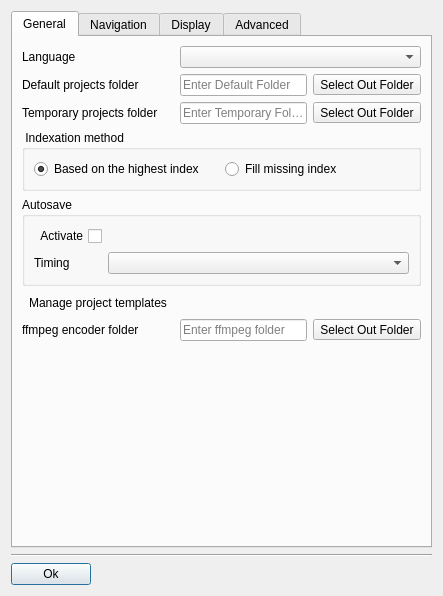
<?xml version="1.0" encoding="UTF-8"?>
<ui version="4.0">
 <class>DialogSettings</class>
 <widget class="QDialog" name="DialogSettings">
  <property name="geometry">
   <rect>
    <x>0</x>
    <y>0</y>
    <width>373</width>
    <height>475</height>
   </rect>
  </property>
  <property name="windowTitle">
   <string>General settings</string>
  </property>
  <property name="modal">
   <bool>true</bool>
  </property>
  <layout class="QGridLayout" name="gridLayout" rowstretch="0,0,0,0,0,0,0,0,0,0,0,0,0,0,0,0,0,0,0,0,0">
   <item row="20" column="0" colspan="4">
    <layout class="QHBoxLayout" name="horizontalLayout">
     <item>
      <widget class="QPushButton" name="okButton">
       <property name="sizePolicy">
        <sizepolicy hsizetype="Preferred" vsizetype="Fixed">
         <horstretch>0</horstretch>
         <verstretch>0</verstretch>
        </sizepolicy>
       </property>
       <property name="text">
        <string>Ok</string>
       </property>
      </widget>
     </item>
     <item>
      <spacer name="horizontalSpacer">
       <property name="orientation">
        <enum>Qt::Horizontal</enum>
       </property>
       <property name="sizeHint" stdset="0">
        <size>
         <width>40</width>
         <height>20</height>
        </size>
       </property>
      </spacer>
     </item>
    </layout>
   </item>
   <item row="19" column="0" colspan="4">
    <widget class="Line" name="line">
     <property name="sizePolicy">
      <sizepolicy hsizetype="Expanding" vsizetype="Fixed">
       <horstretch>0</horstretch>
       <verstretch>0</verstretch>
      </sizepolicy>
     </property>
     <property name="orientation">
      <enum>Qt::Horizontal</enum>
     </property>
    </widget>
   </item>
   <item row="10" column="0" colspan="4">
    <widget class="QTabWidget" name="tabWidget">
     <property name="sizePolicy">
      <sizepolicy hsizetype="Preferred" vsizetype="Expanding">
       <horstretch>0</horstretch>
       <verstretch>0</verstretch>
      </sizepolicy>
     </property>
     <property name="currentIndex">
      <number>0</number>
     </property>
     <widget class="QWidget" name="tab">
      <attribute name="title">
       <string>General</string>
      </attribute>
      <layout class="QGridLayout" name="gridLayout_7">
      <item row="8" column="0">
       <spacer name="verticalSpacer">
        <property name="orientation">
         <enum>Qt::Vertical</enum>
        </property>
        <property name="sizeHint" stdset="0">
         <size>
          <width>20</width>
          <height>40</height>
         </size>
        </property>
       </spacer>
      </item>
       <item row="5" column="0" colspan="3">
        <widget class="QGroupBox" name="autoSaveBox">
         <property name="title">
          <string>Autosave</string>
         </property>
         <layout class="QGridLayout" name="gridLayout_5">
          <item row="1" column="1">
           <spacer name="horizontalSpacer_2">
            <property name="orientation">
             <enum>Qt::Horizontal</enum>
            </property>
            <property name="sizeHint" stdset="0">
             <size>
              <width>40</width>
              <height>0</height>
             </size>
            </property>
           </spacer>
          </item>
          <item row="2" column="1">
           <widget class="QComboBox" name="autosaveTimingComboBox"/>
          </item>
          <item row="1" column="0">
           <widget class="QCheckBox" name="autosaveActivateCheckBox">
            <property name="layoutDirection">
             <enum>Qt::RightToLeft</enum>
            </property>
            <property name="text">
             <string>Activate</string>
            </property>
           </widget>
          </item>
          <item row="2" column="0">
           <widget class="QLabel" name="timingLabel">
            <property name="text">
             <string>Timing</string>
            </property>
           </widget>
          </item>
         </layout>
        </widget>
       </item>
       <item row="2" column="0">
        <widget class="QLabel" name="projectLabel">
         <property name="text">
          <string>Default projects folder</string>
         </property>
        </widget>
       </item>
       <item row="3" column="0">
        <widget class="QLabel" name="tempLabel">
         <property name="text">
          <string>Temporary projects folder</string>
         </property>
        </widget>
       </item>
       <item row="3" column="1">
        <widget class="QLineEdit" name="lineEdit_temporary">
         <property name="placeholderText">
          <string>Enter Temporary Folder</string>
         </property>
        </widget>
       </item>
       <item row="4" column="0" colspan="3">
        <widget class="QGroupBox" name="indexationBox">
         <property name="title">
          <string> Indexation method</string>
         </property>
         <layout class="QGridLayout" name="gridLayout_6">
          <item row="0" column="0">
           <widget class="QRadioButton" name="highestIndexRadioButton">
            <property name="text">
             <string>Based on the highest index</string>
            </property>
            <property name="checked">
             <bool>true</bool>
            </property>
           </widget>
          </item>
          <item row="0" column="1">
           <widget class="QRadioButton" name="fillMissingRadioButton">
            <property name="text">
             <string>Fill missing index</string>
            </property>
           </widget>
          </item>
         </layout>
        </widget>
       </item>
       <item row="0" column="1" colspan="2">
        <widget class="QComboBox" name="langageComboBox"/>
       </item>
      <item row="6" column="0">
       <widget class="QToolButton" name="templateProjectBtn">
         <property name="sizePolicy">
          <sizepolicy hsizetype="Minimum" vsizetype="Fixed">
           <horstretch>0</horstretch>
           <verstretch>0</verstretch>
          </sizepolicy>
         </property>
         <property name="toolTip">
          <string>Open white project</string>
         </property>
         <property name="text">
          <string>Manage project templates</string>
         </property>
         <property name="icon">
          <iconset resource="../../../openscantools.qrc">
           <normaloff>:/icons/100x100/open_project.png</normaloff>:/icons/100x100/open_project.png</iconset>
         </property>
         <property name="iconSize">
          <size>
           <width>20</width>
           <height>20</height>
          </size>
         </property>
         <property name="toolButtonStyle">
          <enum>Qt::ToolButtonTextBesideIcon</enum>
         </property>
         <property name="autoRaise">
          <bool>true</bool>
        </property>
       </widget>
      </item>
      <item row="7" column="0">
       <widget class="QLabel" name="label_ffmpegFolder">
        <property name="text">
         <string>ffmpeg encoder folder</string>
        </property>
       </widget>
      </item>
      <item row="7" column="1">
       <widget class="QLineEdit" name="lineEdit_ffmpeg">
        <property name="placeholderText">
         <string>Enter ffmpeg folder</string>
        </property>
       </widget>
      </item>
      <item row="7" column="2">
       <widget class="QToolButton" name="toolButton_ffmpegFolder">
        <property name="text">
         <string>Select Out Folder</string>
        </property>
        <property name="icon">
         <iconset resource="../../../openscantools.qrc">
          <normaloff>:/icons/100x100/open_project.png</normaloff>:/icons/100x100/open_project.png</iconset>
        </property>
       </widget>
      </item>
       <item row="2" column="1">
        <widget class="QLineEdit" name="lineEdit_project">
         <property name="placeholderText">
          <string>Enter Default Folder</string>
         </property>
        </widget>
       </item>
       <item row="3" column="2">
        <widget class="QToolButton" name="toolButton_temporary">
         <property name="text">
          <string>Select Out Folder</string>
         </property>
         <property name="icon">
          <iconset resource="../../../openscantools.qrc">
           <normaloff>:/icons/100x100/open_project.png</normaloff>:/icons/100x100/open_project.png</iconset>
         </property>
        </widget>
       </item>
       <item row="2" column="2">
        <widget class="QToolButton" name="toolButton_folder">
         <property name="text">
          <string>Select Out Folder</string>
         </property>
         <property name="icon">
          <iconset resource="../../../openscantools.qrc">
           <normaloff>:/icons/100x100/open_project.png</normaloff>:/icons/100x100/open_project.png</iconset>
         </property>
        </widget>
       </item>
       <item row="0" column="0">
        <widget class="QLabel" name="langageLabel">
         <property name="text">
          <string>Language</string>
         </property>
        </widget>
       </item>
      </layout>
     </widget>
     <widget class="QWidget" name="tab_2">
      <attribute name="title">
       <string>Navigation</string>
      </attribute>
      <layout class="QGridLayout" name="gridLayout_8">
       <item row="2" column="1">
        <widget class="QCheckBox" name="mouseCheckBox">
         <property name="sizePolicy">
          <sizepolicy hsizetype="Preferred" vsizetype="Fixed">
           <horstretch>0</horstretch>
           <verstretch>0</verstretch>
          </sizepolicy>
         </property>
         <property name="layoutDirection">
          <enum>Qt::RightToLeft</enum>
         </property>
         <property name="text">
          <string>Invert mouse wheel</string>
         </property>
        </widget>
       </item>
       <item row="2" column="0">
        <widget class="QCheckBox" name="invertCameraRotationCheckBox">
         <property name="layoutDirection">
          <enum>Qt::RightToLeft</enum>
         </property>
         <property name="text">
          <string>Invert camera perspective rotation</string>
         </property>
        </widget>
       </item>
       <item row="3" column="0" colspan="2">
        <widget class="QGroupBox" name="examBox">
         <property name="title">
          <string>Exam settings</string>
         </property>
         <layout class="QGridLayout" name="gridLayout_3">
          <item row="3" column="0">
           <widget class="QLabel" name="label_6">
            <property name="text">
             <string>Examine minimum distance</string>
            </property>
           </widget>
          </item>
          <item row="1" column="0">
           <widget class="QCheckBox" name="centeringTargetExamineCheckBox">
            <property name="sizePolicy">
             <sizepolicy hsizetype="Preferred" vsizetype="Fixed">
              <horstretch>0</horstretch>
              <verstretch>0</verstretch>
             </sizepolicy>
            </property>
            <property name="layoutDirection">
             <enum>Qt::RightToLeft</enum>
            </property>
            <property name="text">
             <string>Center view on examine target</string>
            </property>
            <property name="checked">
             <bool>true</bool>
            </property>
            <property name="tristate">
             <bool>false</bool>
            </property>
           </widget>
          </item>
          <item row="2" column="0">
           <widget class="QCheckBox" name="keepExamineOnPanBox">
            <property name="sizePolicy">
             <sizepolicy hsizetype="Preferred" vsizetype="Fixed">
              <horstretch>0</horstretch>
              <verstretch>0</verstretch>
             </sizepolicy>
            </property>
            <property name="layoutDirection">
             <enum>Qt::RightToLeft</enum>
            </property>
            <property name="text">
             <string>Keep examine on pan</string>
            </property>
           </widget>
          </item>
          <item row="1" column="1" colspan="2">
           <widget class="QCheckBox" name="examineDisplayCheckBox">
            <property name="sizePolicy">
             <sizepolicy hsizetype="Preferred" vsizetype="Fixed">
              <horstretch>0</horstretch>
              <verstretch>0</verstretch>
             </sizepolicy>
            </property>
            <property name="layoutDirection">
             <enum>Qt::RightToLeft</enum>
            </property>
            <property name="text">
             <string>Display examine target</string>
            </property>
           </widget>
          </item>
          <item row="3" column="1">
           <widget class="QDoubleEdit" name="examineMinimumDistanceLineEdit">
            <property name="text">
             <string>0.250</string>
            </property>
           </widget>
          </item>
         </layout>
        </widget>
       </item>
       <item row="4" column="0" colspan="2">
        <widget class="QGroupBox" name="decimationBox">
         <property name="title">
          <string>Dynamic decimation</string>
         </property>
         <layout class="QGridLayout" name="gridLayout_2">
          <item row="3" column="0">
           <widget class="QRadioButton" name="dynamicDecimationRB">
            <property name="text">
             <string>Adaptative</string>
            </property>
           </widget>
          </item>
          <item row="1" column="0">
           <widget class="QRadioButton" name="constantDecimationRB">
            <property name="text">
             <string>Constant</string>
            </property>
            <property name="checked">
             <bool>false</bool>
            </property>
           </widget>
          </item>
          <item row="1" column="2">
           <widget class="QLabel" name="constantDecimationLabel">
            <property name="text">
             <string>50%</string>
            </property>
           </widget>
          </item>
          <item row="1" column="3">
           <widget class="QSlider" name="constantDecimationSlider">
            <property name="enabled">
             <bool>false</bool>
            </property>
            <property name="minimum">
             <number>5</number>
            </property>
            <property name="maximum">
             <number>80</number>
            </property>
            <property name="singleStep">
             <number>5</number>
            </property>
            <property name="pageStep">
             <number>5</number>
            </property>
            <property name="value">
             <number>50</number>
            </property>
            <property name="orientation">
             <enum>Qt::Horizontal</enum>
            </property>
            <property name="tickPosition">
             <enum>QSlider::TicksAbove</enum>
            </property>
           </widget>
          </item>
          <item row="3" column="3">
           <widget class="QLineEdit" name="minDecimationValue">
            <property name="enabled">
             <bool>false</bool>
            </property>
            <property name="text">
             <string>10</string>
            </property>
           </widget>
          </item>
          <item row="0" column="0">
           <widget class="QRadioButton" name="noDecimationRB">
            <property name="text">
             <string>No decimation</string>
            </property>
            <property name="checked">
             <bool>true</bool>
            </property>
           </widget>
          </item>
          <item row="3" column="2">
           <widget class="QLabel" name="minDecimationLabel">
            <property name="text">
             <string>minimum %</string>
            </property>
           </widget>
          </item>
         </layout>
        </widget>
       </item>
       <item row="6" column="0" colspan="2">
        <widget class="QGroupBox" name="speedBox">
         <property name="title">
          <string>Camera speed settings</string>
         </property>
         <layout class="QGridLayout" name="gridLayout_10">
          <item row="1" column="3">
           <widget class="QLabel" name="label_9">
            <property name="layoutDirection">
             <enum>Qt::LeftToRight</enum>
            </property>
            <property name="text">
             <string>Fast</string>
            </property>
            <property name="alignment">
             <set>Qt::AlignRight|Qt::AlignTrailing|Qt::AlignVCenter</set>
            </property>
           </widget>
          </item>
          <item row="3" column="0">
           <widget class="QLabel" name="label_5">
            <property name="text">
             <string>Examine rotation</string>
            </property>
           </widget>
          </item>
          <item row="3" column="1" colspan="3">
           <widget class="QSlider" name="examineRotationSlider">
            <property name="maximum">
             <number>200</number>
            </property>
            <property name="value">
             <number>100</number>
            </property>
            <property name="orientation">
             <enum>Qt::Horizontal</enum>
            </property>
            <property name="tickPosition">
             <enum>QSlider::NoTicks</enum>
            </property>
           </widget>
          </item>
          <item row="2" column="0">
           <widget class="QLabel" name="label_4">
            <property name="text">
             <string>Translation</string>
            </property>
           </widget>
          </item>
          <item row="1" column="2">
           <widget class="QLabel" name="label_7">
            <property name="text">
             <string>Medium</string>
            </property>
            <property name="alignment">
             <set>Qt::AlignCenter</set>
            </property>
           </widget>
          </item>
          <item row="2" column="1" colspan="3">
           <widget class="QSlider" name="translationSpeedSlider">
            <property name="maximum">
             <number>200</number>
            </property>
            <property name="value">
             <number>100</number>
            </property>
            <property name="orientation">
             <enum>Qt::Horizontal</enum>
            </property>
            <property name="tickPosition">
             <enum>QSlider::TicksAbove</enum>
            </property>
           </widget>
          </item>
          <item row="1" column="1">
           <widget class="QLabel" name="label_8">
            <property name="text">
             <string>Slow</string>
            </property>
           </widget>
          </item>
          <item row="2" column="4">
           <widget class="QDoubleSpinBox" name="translationSpeedSpinBox">
            <property name="maximum">
             <double>2.000000000000000</double>
            </property>
            <property name="singleStep">
             <double>0.010000000000000</double>
            </property>
            <property name="value">
             <double>1.000000000000000</double>
            </property>
           </widget>
          </item>
          <item row="3" column="4">
           <widget class="QDoubleSpinBox" name="examineRotationSpinBox">
            <property name="maximum">
             <double>2.000000000000000</double>
            </property>
            <property name="singleStep">
             <double>0.010000000000000</double>
            </property>
            <property name="value">
             <double>1.000000000000000</double>
            </property>
           </widget>
          </item>
         </layout>
        </widget>
       </item>
       <item row="7" column="0" colspan="2">
        <spacer name="verticalSpacer_2">
         <property name="orientation">
          <enum>Qt::Vertical</enum>
         </property>
         <property name="sizeHint" stdset="0">
          <size>
           <width>20</width>
           <height>40</height>
          </size>
         </property>
        </spacer>
       </item>
      </layout>
     </widget>
     <widget class="QWidget" name="tab_3">
      <attribute name="title">
       <string>Display</string>
      </attribute>
      <layout class="QGridLayout" name="gridLayout_9">
       <item row="1" column="2" colspan="3">
        <widget class="QGroupBox" name="valueDisplayBox">
         <property name="sizePolicy">
          <sizepolicy hsizetype="Expanding" vsizetype="Preferred">
           <horstretch>0</horstretch>
           <verstretch>0</verstretch>
          </sizepolicy>
         </property>
         <property name="title">
          <string>Value display settings</string>
         </property>
         <layout class="QGridLayout" name="gridLayout_4">
          <property name="sizeConstraint">
           <enum>QLayout::SetDefaultConstraint</enum>
          </property>
          <item row="1" column="1">
           <widget class="QComboBox" name="distanceUnitBox"/>
          </item>
          <item row="1" column="0">
           <widget class="QLabel" name="label">
            <property name="text">
             <string>Distances, length unit</string>
            </property>
           </widget>
          </item>
          <item row="2" column="1">
           <widget class="QComboBox" name="diameterUnitBox"/>
          </item>
          <item row="0" column="0">
           <widget class="QLabel" name="digitLabel">
            <property name="text">
             <string>Digits to display</string>
            </property>
           </widget>
          </item>
          <item row="2" column="0">
           <widget class="QLabel" name="label_2">
            <property name="text">
             <string>Diameter, structure unit</string>
            </property>
           </widget>
          </item>
          <item row="0" column="1">
           <widget class="QSpinBox" name="spinBox_digits">
            <property name="sizePolicy">
             <sizepolicy hsizetype="Preferred" vsizetype="Fixed">
              <horstretch>0</horstretch>
              <verstretch>0</verstretch>
             </sizepolicy>
            </property>
           </widget>
          </item>
          <item row="3" column="0">
           <widget class="QLabel" name="label_10">
            <property name="text">
             <string>Volume unit</string>
            </property>
           </widget>
          </item>
          <item row="3" column="1">
           <widget class="QComboBox" name="volumeUnitBox"/>
          </item>
         </layout>
        </widget>
       </item>
       <item row="7" column="3">
        <widget class="QToolButton" name="toolButtonGuizmo">
         <property name="text">
          <string>...</string>
         </property>
         <property name="icon">
          <iconset resource="../../../openscantools.qrc">
           <normaloff>:/icons/100x100/coordinate_system.png</normaloff>:/icons/100x100/coordinate_system.png</iconset>
         </property>
        </widget>
       </item>
       <item row="2" column="2" colspan="3">
        <widget class="QGroupBox" name="groupBox">
         <property name="title">
          <string>Point Cloud display limits</string>
         </property>
         <layout class="QGridLayout" name="gridLayout_11">
          <item row="3" column="0">
           <widget class="QLabel" name="label_orthographic">
            <property name="text">
             <string>Orthographic Limits</string>
            </property>
           </widget>
          </item>
          <item row="0" column="0" rowspan="2">
           <widget class="QLabel" name="label_perspective">
            <property name="text">
             <string>Perpective Limits</string>
            </property>
           </widget>
          </item>
          <item row="0" column="1" rowspan="2" colspan="2">
           <widget class="QSlider" name="slider_perspDistances">
            <property name="sizePolicy">
             <sizepolicy hsizetype="Expanding" vsizetype="Fixed">
              <horstretch>0</horstretch>
              <verstretch>0</verstretch>
             </sizepolicy>
            </property>
            <property name="minimum">
             <number>-16</number>
            </property>
            <property name="maximum">
             <number>8</number>
            </property>
            <property name="orientation">
             <enum>Qt::Horizontal</enum>
            </property>
            <property name="tickPosition">
             <enum>QSlider::TicksAbove</enum>
            </property>
            <property name="tickInterval">
             <number>1</number>
            </property>
           </widget>
          </item>
          <item row="3" column="1" colspan="2">
           <widget class="QSlider" name="slider_orthoDistances">
            <property name="sizePolicy">
             <sizepolicy hsizetype="Expanding" vsizetype="Fixed">
              <horstretch>0</horstretch>
              <verstretch>0</verstretch>
             </sizepolicy>
            </property>
            <property name="minimum">
             <number>-8</number>
            </property>
            <property name="maximum">
             <number>16</number>
            </property>
            <property name="orientation">
             <enum>Qt::Horizontal</enum>
            </property>
            <property name="tickPosition">
             <enum>QSlider::TicksAbove</enum>
            </property>
           </widget>
          </item>
          <item row="3" column="3">
           <widget class="QDoubleEdit" name="lineEdit_limitOrtho">
            <property name="sizePolicy">
             <sizepolicy hsizetype="Minimum" vsizetype="Fixed">
              <horstretch>0</horstretch>
              <verstretch>0</verstretch>
             </sizepolicy>
            </property>
            <property name="readOnly">
             <bool>true</bool>
            </property>
           </widget>
          </item>
          <item row="2" column="0" colspan="5">
           <widget class="Line" name="line_2">
            <property name="orientation">
             <enum>Qt::Horizontal</enum>
            </property>
           </widget>
          </item>
          <item row="0" column="3">
           <widget class="QDoubleEdit" name="lineEdit_minPersp">
            <property name="sizePolicy">
             <sizepolicy hsizetype="Minimum" vsizetype="Fixed">
              <horstretch>0</horstretch>
              <verstretch>0</verstretch>
             </sizepolicy>
            </property>
            <property name="readOnly">
             <bool>true</bool>
            </property>
           </widget>
          </item>
          <item row="1" column="3">
           <widget class="QDoubleEdit" name="lineEdit_maxPersp">
            <property name="sizePolicy">
             <sizepolicy hsizetype="Minimum" vsizetype="Fixed">
              <horstretch>0</horstretch>
              <verstretch>0</verstretch>
             </sizepolicy>
            </property>
            <property name="readOnly">
             <bool>true</bool>
            </property>
           </widget>
          </item>
         </layout>
        </widget>
       </item>
       <item row="3" column="2" colspan="3">
        <widget class="QGroupBox" name="groupBox_gapFillingDepth">
         <property name="title">
          <string>Gap filling depth control</string>
         </property>
         <layout class="QGridLayout" name="gridLayout_gapFillingDepth">
          <item row="0" column="0">
           <widget class="QLabel" name="label_gapFillingDepth">
            <property name="text">
             <string>Gap filling depth control</string>
            </property>
           </widget>
          </item>
          <item row="0" column="1">
           <widget class="QSlider" name="slider_gapFillingDepth">
            <property name="sizePolicy">
             <sizepolicy hsizetype="Expanding" vsizetype="Fixed">
              <horstretch>0</horstretch>
              <verstretch>0</verstretch>
             </sizepolicy>
            </property>
            <property name="minimum">
             <number>0</number>
            </property>
            <property name="maximum">
             <number>100</number>
            </property>
            <property name="orientation">
             <enum>Qt::Horizontal</enum>
            </property>
            <property name="tickPosition">
             <enum>QSlider::TicksAbove</enum>
            </property>
            <property name="tickInterval">
             <number>10</number>
            </property>
           </widget>
          </item>
          <item row="0" column="2">
           <widget class="QDoubleEdit" name="lineEdit_minGapFillingDepth">
            <property name="sizePolicy">
             <sizepolicy hsizetype="Minimum" vsizetype="Fixed">
              <horstretch>0</horstretch>
              <verstretch>0</verstretch>
             </sizepolicy>
            </property>
            <property name="readOnly">
             <bool>true</bool>
            </property>
           </widget>
          </item>
          <item row="0" column="3">
           <widget class="QDoubleEdit" name="lineEdit_maxGapFillingDepth">
            <property name="sizePolicy">
             <sizepolicy hsizetype="Minimum" vsizetype="Fixed">
              <horstretch>0</horstretch>
              <verstretch>0</verstretch>
             </sizepolicy>
            </property>
            <property name="readOnly">
             <bool>true</bool>
            </property>
           </widget>
          </item>
         </layout>
        </widget>
       </item>
       <item row="4" column="2" colspan="3">
        <widget class="QPushButton" name="pushButton_color">
         <property name="sizePolicy">
          <sizepolicy hsizetype="Expanding" vsizetype="Fixed">
           <horstretch>0</horstretch>
           <verstretch>0</verstretch>
          </sizepolicy>
         </property>
         <property name="text">
          <string>Selected Background Color</string>
         </property>
        </widget>
       </item>
       <item row="5" column="2">
        <widget class="QLabel" name="label_3">
         <property name="text">
          <string>Manipulator Size</string>
         </property>
        </widget>
       </item>
       <item row="7" column="2">
        <widget class="QLabel" name="labelGuizmo">
         <property name="sizePolicy">
          <sizepolicy hsizetype="Maximum" vsizetype="Preferred">
           <horstretch>0</horstretch>
           <verstretch>0</verstretch>
          </sizepolicy>
         </property>
         <property name="text">
          <string>Gizmo Configuration</string>
         </property>
        </widget>
       </item>
       <item row="8" column="2">
        <widget class="QLabel" name="labelOctreePrecision">
         <property name="text">
          <string>Octree precision</string>
         </property>
        </widget>
       </item>
       <item row="8" column="3">
        <widget class="QComboBox" name="comboBox_octreePrecision"/>
       </item>
       <item row="9" column="2">
        <spacer name="verticalSpacer_3">
         <property name="orientation">
          <enum>Qt::Vertical</enum>
         </property>
         <property name="sizeHint" stdset="0">
          <size>
           <width>0</width>
           <height>0</height>
          </size>
         </property>
        </spacer>
       </item>
       <item row="5" column="4">
        <widget class="QSpinBox" name="manipulatorSizeSpinBox">
         <property name="sizePolicy">
          <sizepolicy hsizetype="Maximum" vsizetype="Fixed">
           <horstretch>0</horstretch>
           <verstretch>0</verstretch>
          </sizepolicy>
         </property>
         <property name="maximum">
          <number>100</number>
         </property>
         <property name="value">
          <number>50</number>
         </property>
        </widget>
       </item>
       <item row="5" column="3">
        <widget class="QSlider" name="manipulatorSizeSlider">
         <property name="sizePolicy">
          <sizepolicy hsizetype="Expanding" vsizetype="Fixed">
           <horstretch>0</horstretch>
           <verstretch>0</verstretch>
          </sizepolicy>
         </property>
         <property name="maximum">
          <number>100</number>
         </property>
         <property name="value">
          <number>50</number>
         </property>
         <property name="orientation">
          <enum>Qt::Horizontal</enum>
         </property>
        </widget>
       </item>
       <item row="0" column="4">
        <widget class="QCheckBox" name="framelessCheckBox">
         <property name="sizePolicy">
          <sizepolicy hsizetype="Preferred" vsizetype="Fixed">
           <horstretch>0</horstretch>
           <verstretch>0</verstretch>
          </sizepolicy>
         </property>
         <property name="layoutDirection">
          <enum>Qt::RightToLeft</enum>
         </property>
         <property name="text">
          <string>Show maximized frameless</string>
         </property>
        </widget>
       </item>
      </layout>
     </widget>
     <widget class="QWidget" name="tab_4">
      <attribute name="title">
       <string>Advanced</string>
      </attribute>
      <layout class="QGridLayout" name="gridLayout_12">
       <item row="1" column="0" colspan="2">
        <widget class="QLabel" name="label_12">
         <property name="text">
          <string>Warning: this will allow you to move the scans. Use carefully.</string>
         </property>
        </widget>
       </item>
       <item row="0" column="0">
        <widget class="QCheckBox" name="unlockScansCheckBox">
         <property name="text">
          <string>Unlock scans</string>
         </property>
        </widget>
       </item>
       <item row="2" column="1">
        <spacer name="verticalSpacer_4">
         <property name="orientation">
          <enum>Qt::Vertical</enum>
         </property>
         <property name="sizeHint" stdset="0">
          <size>
           <width>20</width>
           <height>40</height>
          </size>
         </property>
        </spacer>
       </item>
      </layout>
     </widget>
    </widget>
   </item>
  </layout>
 </widget>
 <customwidgets>
  <customwidget>
   <class>QDoubleEdit</class>
   <extends>QLineEdit</extends>
   <header>qdoubleedit.h</header>
  </customwidget>
 </customwidgets>
 <tabstops>
  <tabstop>tabWidget</tabstop>
  <tabstop>langageComboBox</tabstop>
  <tabstop>lineEdit_project</tabstop>
  <tabstop>toolButton_folder</tabstop>
  <tabstop>lineEdit_temporary</tabstop>
  <tabstop>toolButton_temporary</tabstop>
  <tabstop>highestIndexRadioButton</tabstop>
  <tabstop>fillMissingRadioButton</tabstop>
  <tabstop>autosaveActivateCheckBox</tabstop>
  <tabstop>autosaveTimingComboBox</tabstop>
  <tabstop>templateProjectBtn</tabstop>
  <tabstop>lineEdit_ffmpeg</tabstop>
  <tabstop>toolButton_ffmpegFolder</tabstop>
  <tabstop>centeringTargetExamineCheckBox</tabstop>
  <tabstop>examineDisplayCheckBox</tabstop>
  <tabstop>keepExamineOnPanBox</tabstop>
  <tabstop>examineMinimumDistanceLineEdit</tabstop>
  <tabstop>noDecimationRB</tabstop>
  <tabstop>constantDecimationRB</tabstop>
  <tabstop>constantDecimationSlider</tabstop>
  <tabstop>dynamicDecimationRB</tabstop>
  <tabstop>minDecimationValue</tabstop>
  <tabstop>translationSpeedSlider</tabstop>
  <tabstop>examineRotationSlider</tabstop>
  <tabstop>spinBox_digits</tabstop>
  <tabstop>distanceUnitBox</tabstop>
  <tabstop>diameterUnitBox</tabstop>
  <tabstop>slider_gapFillingDepth</tabstop>
  <tabstop>pushButton_color</tabstop>
  <tabstop>manipulatorSizeSlider</tabstop>
  <tabstop>manipulatorSizeSpinBox</tabstop>
  <tabstop>comboBox_octreePrecision</tabstop>
  <tabstop>toolButtonGuizmo</tabstop>
  <tabstop>okButton</tabstop>
 </tabstops>
 <resources>
  <include location="../../../openscantools.qrc"/>
 </resources>
 <connections/>
</ui>
